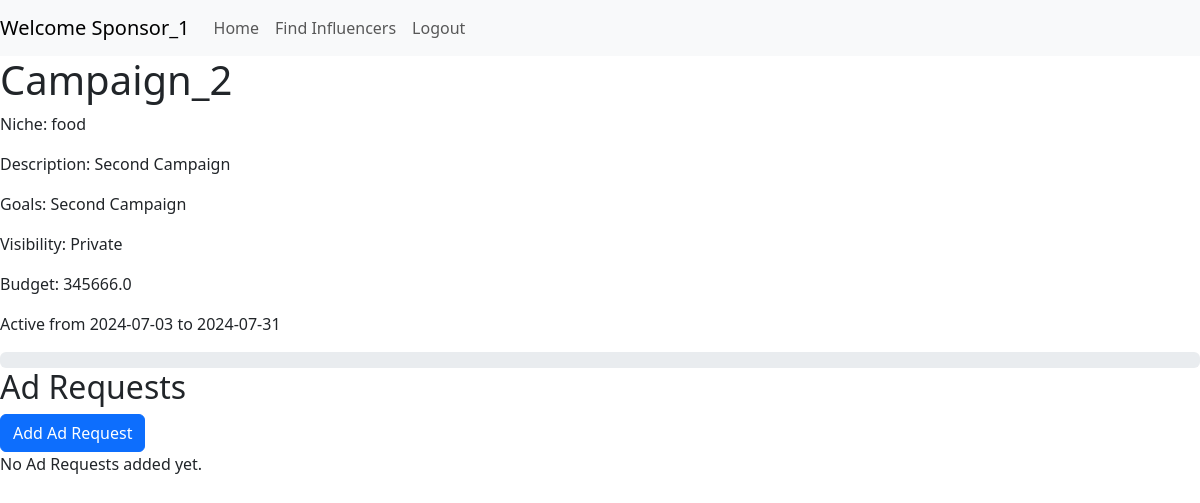
Page /campaign/2 (signed in) on the committed database.
### components/models.py (models this page shows)
class User(db.Model, UserMixin):
    __tablename__ = "user"
    id = db.Column(db.Integer, primary_key=True, unique = True, nullable=False)
    role = db.Column(db.String, nullable=False)
    name = db.Column(db.String, nullable=False)
    email = db.Column(db.String, nullable=False, unique = True)
    password = db.Column(db.String, nullable=False)
    industry = db.Column(db.String)
    category = db.Column(db.String)
    reach = db.Column(db.Float)

class Campaign(db.Model):
    __tablename__ = "campaign"
    id = db.Column(db.Integer, primary_key=True, unique = True, nullable=False)
    sponsor_id = db.Column(db.Integer, db.ForeignKey('user.id'), nullable=False)
    name = db.Column(db.String, nullable=False)
    description = db.Column(db.String, nullable=False)
    goals = db.Column(db.String, nullable=False)
    niche = db.Column(db.String, nullable=False)
    budget = db.Column(db.Float, nullable=False)
    remaining = db.Column(db.Float, nullable=False)
    visibility = db.Column(db.String, nullable=False)
    start_date = db.Column(db.Date, nullable=False)
    end_date = db.Column(db.Date, nullable=False)

### app.py (the view, shortened to what this page needs)
@app.route('/campaign/<id>', methods=['GET', 'POST'])
@login_required
def campaign(id):
    user = current_user
    name = user.name
    campaign = get_campaign(id)
    ad_requests = get_campaign_ad_requests(id)
    if request.method == 'GET':
        return render_template('campaign.html', type=user.role, name = name, campaign=campaign, ad_requests=ad_requests, error="")
    elif request.method == 'POST' and request.form['form_id'] == 'send_request':
        payment_amount = request.form['payment_amount']
        update_ad_request(request.form['id'], {"payment_amount": payment_amount, "status": "Pending", "negotiate": True, "influencer_id": user.id})
        return redirect(url_for('campaign', id=id))
    elif request.method == 'POST' and request.form['form_id'] == 'edit_ad':
        update_ad_request(request.form['id'], {"messages": request.form['messages'], "requirements": request.form['requirements'],
                                              "payment_amount": request.form['payment_amount']})
        return redirect(url_for('campaign', id=id))
    elif request.method == 'POST' and request.form['form_id'] == 'withdraw_ad':
        delete_ad_request(request.form['id'])
        return redirect(url_for('campaign', id=id))

### app.py (called while the page is built)
@login_manager.user_loader
def load_user(user_id):
    user = User.query.get(user_id)
    return user

### components/ad_request.py (called while the page is built)
def get_campaign_ad_requests(campaign_id):
    ad_requests = Ad_request.query.filter_by(campaign_id=campaign_id).all()
    return ad_requests

### components/campaign.py (called while the page is built)
def get_campaign(campaign_id):
    campaign = Campaign.query.filter_by(id=campaign_id).first()
    return campaign

### templates/campaign.html (shortened to what this page needs)
<!DOCTYPE html>
<html lang="en">
<head>
    <link href="https://cdn.jsdelivr.net/npm/bootstrap@5.3.3/dist/css/bootstrap.min.css" rel="stylesheet">
</head>
<body>
    {% if type == "Sponsor" %}
    <nav class="navbar navbar-expand-lg navbar-light bg-light">
        <a class="navbar-brand" href="#">Welcome {{ name }}</a>
        <div class="collapse navbar-collapse" id="navbarSupportedContent">
          <ul class="navbar-nav mr-auto">
            <li class="nav-item">
              <a class="nav-link" href="{{ url_for('sponsor_dashboard') }}">Home</a>
            </li>
            <li class="nav-item">
                <a class="nav-link" href="{{ url_for('search') }}">Find Influencers</a>
            </li>
            <li class="nav-item">
                <a class="nav-link" href="{{ url_for('logout') }}">Logout</a>
            </li>
          </ul>
        </div>
    </nav>
    {% endif %}
    <div class="Campaign">
        <h1>{{ campaign.name }}</h1>
        <p>Niche: {{ campaign.niche }}</p>
        <p>Description: {{ campaign.description }}</p>
        <p>Goals: {{ campaign.goals }}</p>
        {% if type == "Sponsor" %}
        <p>Visibility: {{ campaign.visibility }}</p>
        {% endif %}
        <p>Budget: {{ campaign.budget }}</p>
        <p>Active from {{ campaign.start_date }} to {{ campaign.end_date }}</p>
        <div class="progress">
        </div>
    </div>
     <div id="ad_requests">
        <h2>Ad Requests</h2>
        {% if type == "Sponsor" %}
        <button type="button" class="btn btn-primary" data-bs-toggle="modal" data-bs-target="#addAdRequest">
            Add Ad Request
        </button>
        {% endif %}
        {% if ad_requests | length == 0 %}
            <p>No Ad Requests added yet.</p>
        {% endif %}
     </div>
</body>
</html>

### rows in the picture
User: name "Sponsor_1"
Campaign: name "Campaign_2", niche "food", description "Second Campaign", goals "Second Campaign", visibility "Private", budget "345666.0", start_date "2024-07-03", end_date "2024-07-31"
